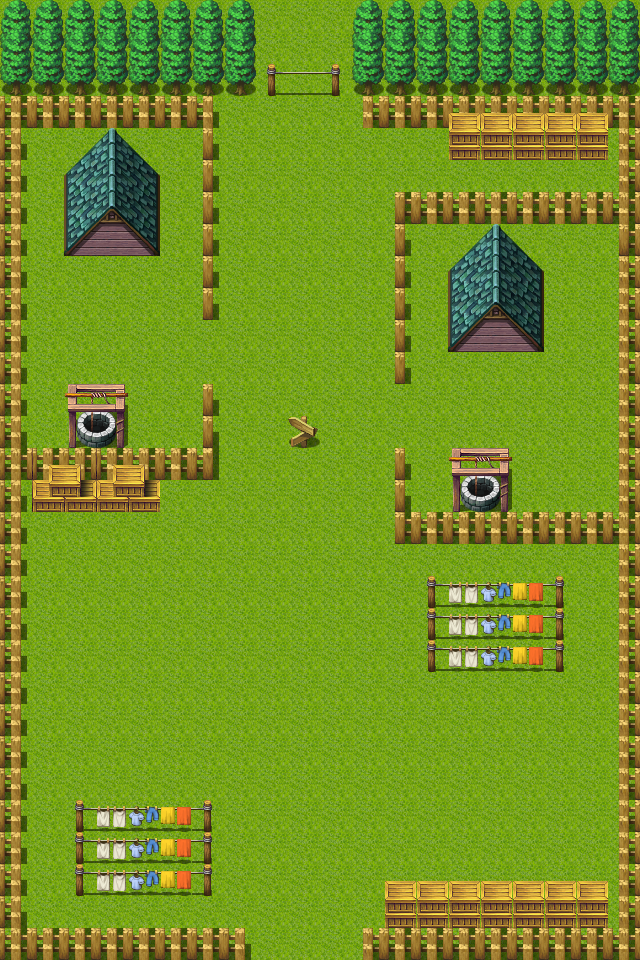

A level layout from a 2D game, rendered from its tile map. Below: a short description, then the map file with its tile-grid data intact:
An orthogonal 20x30 tile map with 32x32 px tiles, 4 tile layers (ground, block, boxes, dryClothes), 2 tilesets.

<map version="1.0" orientation="orthogonal" renderorder="right-down" width="20" height="30" tilewidth="32" tileheight="32" nextobjectid="1">
 <tileset firstgid="1" name="VX非官方RTP素材整合第一弹-TileA2_爱给网_2gei_com" tilewidth="32" tileheight="32" tilecount="192" columns="16">
  <image source="VX非官方RTP素材整合第一弹-TileA2_爱给网_2gei_com.png" width="512" height="384" />
 </tileset>
 <tileset firstgid="193" name="VX非官方RTP素材整合第一弹-TileE_爱给网_2gei_com" tilewidth="32" tileheight="32" tilecount="256" columns="16">
  <image source="VX非官方RTP素材整合第一弹-TileE_爱给网_2gei_com.png" width="512" height="512" />
 </tileset>
 <layer name="ground" width="20" height="30">
  <data encoding="csv">
49,49,49,49,49,49,49,49,49,49,49,49,49,49,49,49,49,49,49,49,
49,49,49,49,49,49,49,49,49,49,49,49,49,49,49,49,49,49,49,49,
49,49,49,49,49,49,49,49,49,49,49,49,49,49,49,49,49,49,49,49,
49,49,49,49,49,49,49,49,49,49,49,49,49,49,49,49,49,49,49,49,
49,49,49,49,49,49,49,49,49,49,49,49,49,49,49,49,49,49,49,49,
49,49,49,49,49,49,49,49,49,49,49,49,49,49,49,49,49,49,49,49,
49,49,49,49,49,49,49,49,49,49,49,49,49,49,49,49,49,49,49,49,
49,49,49,49,49,49,49,49,49,49,49,49,49,49,49,49,49,49,49,49,
49,50,50,50,49,49,49,49,49,49,49,49,49,49,49,49,49,49,49,49,
49,49,55,49,49,49,49,49,49,49,49,49,49,49,49,49,49,49,49,49,
49,49,49,49,49,49,49,49,49,49,49,49,49,49,49,49,49,49,49,49,
49,49,49,49,49,49,49,49,49,49,49,49,49,49,49,49,49,49,49,49,
49,49,49,49,49,49,49,49,49,49,49,49,49,49,49,49,49,49,49,49,
49,49,49,49,49,49,49,49,49,49,49,49,49,49,49,49,49,49,49,49,
49,49,49,49,49,49,49,49,49,49,49,49,49,49,49,49,49,49,49,49,
49,49,49,49,49,49,49,49,49,49,49,49,49,49,49,49,49,49,49,49,
49,49,49,49,49,49,49,49,49,49,49,49,49,49,49,49,49,49,49,49,
49,65,65,66,49,49,49,49,49,49,49,49,49,49,49,49,49,49,49,49,
65,81,65,65,65,65,65,65,65,65,65,65,65,65,66,49,49,49,49,49,
81,82,81,81,81,81,81,81,81,81,81,81,81,65,66,49,49,49,49,49,
81,82,82,49,49,49,49,49,49,49,49,49,65,66,82,49,49,49,49,49,
49,81,82,65,66,49,49,49,49,49,65,65,65,66,49,49,49,49,49,49,
49,49,81,81,82,49,49,49,65,65,81,65,66,82,66,49,49,49,49,49,
49,49,81,81,82,66,65,65,81,81,65,66,82,66,66,65,66,49,49,49,
49,49,81,81,82,82,81,65,65,65,66,82,66,66,66,65,66,49,49,49,
49,65,81,65,81,82,66,65,66,66,82,82,82,66,66,65,66,49,49,49,
49,81,81,81,82,82,65,66,66,82,82,66,81,82,82,65,66,49,49,49,
65,81,82,81,82,66,66,82,82,82,82,82,82,81,82,65,66,49,49,49,
65,65,81,81,82,82,82,82,66,66,66,66,66,66,66,66,66,49,49,49,
81,81,81,81,82,82,82,82,82,82,82,82,82,82,82,82,82,49,49,49
</data>
 </layer>
 <layer name="block" width="20" height="30">
  <data encoding="csv">
338,338,338,338,338,338,338,338,0,0,0,338,338,338,338,338,338,338,338,338,
354,354,354,354,354,354,354,354,0,0,0,354,354,354,354,354,354,354,354,354,
353,353,353,353,353,353,353,353,273,274,275,353,353,353,353,353,353,353,353,353,
12,12,12,12,12,12,28,0,0,0,0,27,12,12,12,12,12,12,12,12,
28,0,193,194,195,0,11,0,0,0,0,0,0,0,0,0,0,0,0,27,
28,0,209,210,211,0,11,0,0,0,0,0,0,0,0,0,0,0,0,27,
28,0,241,242,243,0,11,0,0,0,0,0,43,12,12,12,12,12,12,12,
28,0,257,258,259,0,11,0,0,0,0,0,11,0,193,194,195,0,0,43,
28,0,0,0,0,0,11,0,0,0,0,0,11,0,209,210,211,0,0,27,
28,0,0,0,0,0,11,0,0,0,0,0,11,0,241,242,243,0,0,27,
28,0,0,0,0,0,0,0,0,0,0,0,11,0,257,258,259,0,0,27,
28,0,0,0,0,0,0,0,0,0,0,0,11,0,0,0,0,0,0,27,
28,0,327,328,0,0,11,0,0,0,0,0,0,0,0,0,0,0,0,27,
28,0,343,344,0,0,11,0,0,238,0,0,0,0,0,0,0,0,0,27,
12,12,12,12,12,12,44,0,0,0,0,0,11,0,327,328,0,0,0,27,
28,0,0,0,0,0,0,0,0,0,0,0,11,0,343,344,0,0,0,27,
28,0,0,0,0,0,0,0,0,0,0,0,43,12,12,12,12,12,12,12,
28,0,0,0,0,0,0,0,0,0,0,0,0,0,0,0,0,0,0,27,
28,0,0,0,0,0,0,0,0,0,0,0,0,0,0,0,0,0,0,27,
28,0,0,0,0,0,0,0,0,0,0,0,0,0,0,0,0,0,0,27,
28,0,0,0,0,0,0,0,0,0,0,0,0,0,0,0,0,0,0,27,
28,0,0,0,0,0,0,0,0,0,0,0,0,0,0,0,0,0,0,27,
28,0,0,0,0,0,0,0,0,0,0,0,0,0,0,0,0,0,0,27,
28,0,0,0,0,0,0,0,0,0,0,0,0,0,0,0,0,0,0,27,
28,0,0,0,0,0,0,0,0,0,0,0,0,0,0,0,0,0,0,27,
28,0,0,0,0,0,0,0,0,0,0,0,0,0,0,0,0,0,0,27,
28,0,0,0,0,0,0,0,0,0,0,0,0,0,0,0,0,0,0,27,
28,0,0,0,0,0,0,0,0,0,0,0,0,0,0,0,0,0,0,27,
28,0,0,0,0,0,0,0,0,0,0,0,0,0,0,0,0,0,0,27,
12,12,12,12,12,12,12,28,0,0,0,27,12,12,12,12,12,12,12,12
</data>
 </layer>
 <layer name="boxes" width="20" height="30">
  <data encoding="csv">
0,0,0,0,0,0,0,0,0,0,0,0,0,0,0,0,0,0,0,0,
0,0,0,0,0,0,0,0,0,0,0,0,0,0,0,0,0,0,0,0,
0,0,0,0,0,0,0,0,0,0,0,0,0,0,0,0,0,0,0,0,
0,0,0,0,0,0,0,0,0,0,0,0,0,0,233,233,233,233,233,0,
0,0,0,0,0,0,0,0,0,0,0,0,0,0,249,249,249,249,249,0,
0,0,0,0,0,0,0,0,0,0,0,0,0,0,0,0,0,0,0,0,
0,0,0,0,0,0,0,0,0,0,0,0,0,0,0,0,0,0,0,0,
0,0,0,0,0,0,0,0,0,0,0,0,0,0,0,0,0,0,0,0,
0,0,0,0,0,0,0,0,0,0,0,0,0,0,0,0,0,0,0,0,
0,0,0,0,0,0,0,0,0,0,0,0,0,0,0,0,0,0,0,0,
0,0,0,0,0,0,0,0,0,0,0,0,0,0,0,0,0,0,0,0,
0,0,0,0,0,0,0,0,0,0,0,0,0,0,0,0,0,0,0,0,
0,0,0,0,0,0,0,0,0,0,0,0,0,0,0,0,0,0,0,0,
0,0,0,0,0,0,0,0,0,0,0,0,0,0,0,0,0,0,0,0,
0,235,236,235,236,0,0,0,0,0,0,0,0,0,0,0,0,0,0,0,
0,251,252,251,252,0,0,0,0,0,0,0,0,0,0,0,0,0,0,0,
0,0,0,0,0,0,0,0,0,0,0,0,0,0,0,0,0,0,0,0,
0,0,0,0,0,0,0,0,0,0,0,0,0,0,0,0,0,0,0,0,
0,0,0,0,0,0,0,0,0,0,0,0,0,0,0,0,0,0,0,0,
0,0,0,0,0,0,0,0,0,0,0,0,0,0,0,0,0,0,0,0,
0,0,0,0,0,0,0,0,0,0,0,0,0,0,0,0,0,0,0,0,
0,0,0,0,0,0,0,0,0,0,0,0,0,0,0,0,0,0,0,0,
0,0,0,0,0,0,0,0,0,0,0,0,0,0,0,0,0,0,0,0,
0,0,0,0,0,0,0,0,0,0,0,0,0,0,0,0,0,0,0,0,
0,0,0,0,0,0,0,0,0,0,0,0,0,0,0,0,0,0,0,0,
0,0,0,0,0,0,0,0,0,0,0,0,0,0,0,0,0,0,0,0,
0,0,0,0,0,0,0,0,0,0,0,0,0,0,0,0,0,0,0,0,
0,0,0,0,0,0,0,0,0,0,0,0,233,233,233,233,233,233,233,0,
0,0,0,0,0,0,0,0,0,0,0,0,249,249,249,249,249,249,249,0,
0,0,0,0,0,0,0,0,0,0,0,0,0,0,0,0,0,0,0,0
</data>
 </layer>
 <layer name="dryClothes" width="20" height="30">
  <data encoding="csv">
0,0,0,0,0,0,0,0,0,0,0,0,0,0,0,0,0,0,0,0,
0,0,0,0,0,0,0,0,0,0,0,0,0,0,0,0,0,0,0,0,
0,0,0,0,0,0,0,0,0,0,0,0,0,0,0,0,0,0,0,0,
0,0,0,0,0,0,0,0,0,0,0,0,0,0,0,0,0,0,0,0,
0,0,0,0,0,0,0,0,0,0,0,0,0,0,0,0,0,0,0,0,
0,0,0,0,0,0,0,0,0,0,0,0,0,0,0,0,0,0,0,0,
0,0,0,0,0,0,0,0,0,0,0,0,0,0,0,0,0,0,0,0,
0,0,0,0,0,0,0,0,0,0,0,0,0,0,0,0,0,0,0,0,
0,0,0,0,0,0,0,0,0,0,0,0,0,0,0,0,0,0,0,0,
0,0,0,0,0,0,0,0,0,0,0,0,0,0,0,0,0,0,0,0,
0,0,0,0,0,0,0,0,0,0,0,0,0,0,0,0,0,0,0,0,
0,0,0,0,0,0,0,0,0,0,0,0,0,0,0,0,0,0,0,0,
0,0,0,0,0,0,0,0,0,0,0,0,0,0,0,0,0,0,0,0,
0,0,0,0,0,0,0,0,0,0,0,0,0,0,0,0,0,0,0,0,
0,0,0,0,0,0,0,0,0,0,0,0,0,0,0,0,0,0,0,0,
0,0,0,0,0,0,0,0,0,0,0,0,0,0,0,0,0,0,0,0,
0,0,0,0,0,0,0,0,0,0,0,0,0,0,0,0,0,0,0,0,
0,0,0,0,0,0,0,0,0,0,0,0,0,0,0,0,0,0,0,0,
0,0,0,0,0,0,0,0,0,0,0,0,0,273,289,290,291,275,0,0,
0,0,0,0,0,0,0,0,0,0,0,0,0,273,289,290,291,275,0,0,
0,0,0,0,0,0,0,0,0,0,0,0,0,273,289,290,291,275,0,0,
0,0,0,0,0,0,0,0,0,0,0,0,0,0,0,0,0,0,0,0,
0,0,0,0,0,0,0,0,0,0,0,0,0,0,0,0,0,0,0,0,
0,0,0,0,0,0,0,0,0,0,0,0,0,0,0,0,0,0,0,0,
0,0,0,0,0,0,0,0,0,0,0,0,0,0,0,0,0,0,0,0,
0,0,273,289,290,291,275,0,0,0,0,0,0,0,0,0,0,0,0,0,
0,0,273,289,290,291,275,0,0,0,0,0,0,0,0,0,0,0,0,0,
0,0,273,289,290,291,275,0,0,0,0,0,0,0,0,0,0,0,0,0,
0,0,0,0,0,0,0,0,0,0,0,0,0,0,0,0,0,0,0,0,
0,0,0,0,0,0,0,0,0,0,0,0,0,0,0,0,0,0,0,0
</data>
 </layer>
</map>
